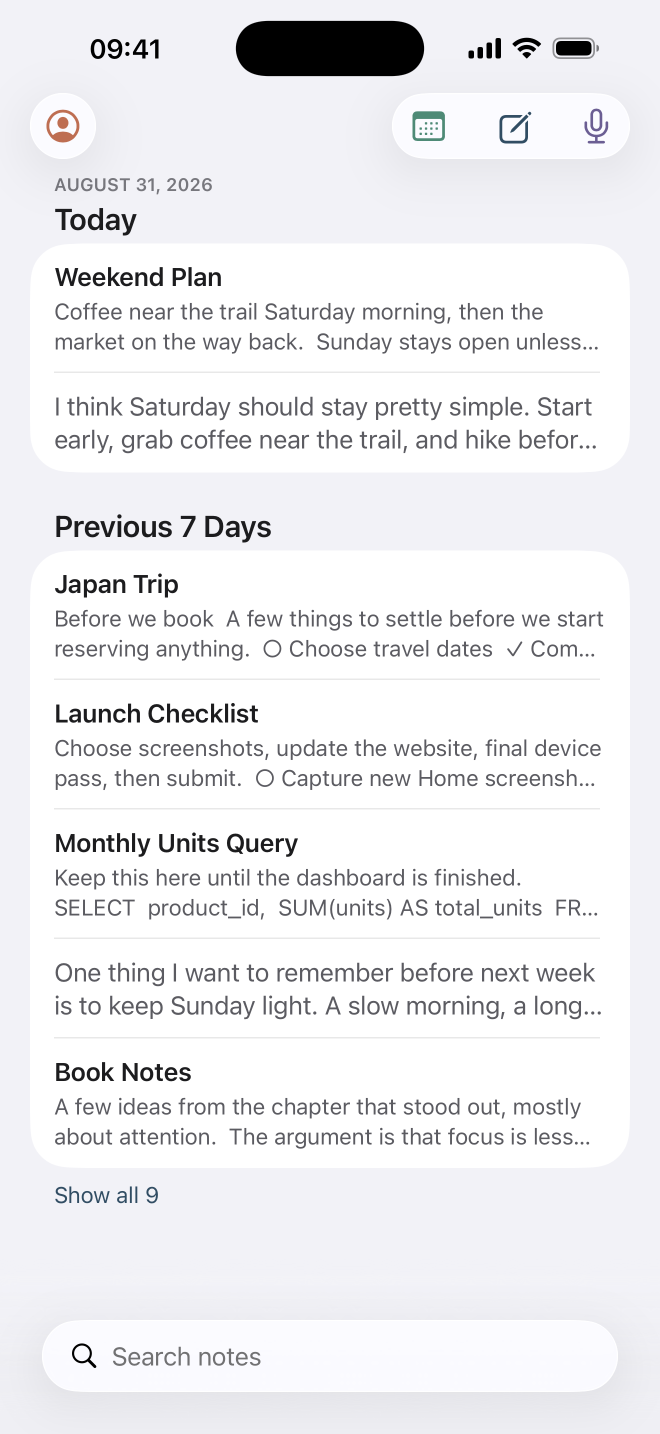
#> input picture docs/appstore/raw/library/01-home-light.png, 1320 x 2868 px (shown at 1/2 size); its folder holds 8 pictures in this run
$ python compose.py
#> lines starting #> are read from the running program, lines starting #| are printed output that depends on the picture; after the words box and inside, x2 and y2 are one past the last pixel; in counts of white or black regions, pixels touching at a corner belong together
#!/usr/bin/env python3
"""Compose the As Told App Store screenshot set at 1320x2868 (6.9").

Real app UI comes from raw/library/*.png — the canonical raw library, captured via simctl at native
resolution on one device, one dataset, one clock — and is composited untouched. The marketing layer
never redraws a pixel of the product (App Review 2.3.3: the screen must be the app).

Rebuilt 2026-09-01 as ONE system across all ten frames, rather than the varied compositions of the
2026-08-29 set: the same lockup, the same headline position and scale rule, the same device width
and top edge, the same rule and support line. What varies is the ground (light / dark, in a rhythm)
and, once, the number of phones. A carousel is read as a sequence, and a sequence with one grammar
is read as one product.

Drop a 1320x2868 image at plates/<name>.png to override a frame's background — that is where a
generated plate (GPT Image 2 or otherwise) goes. The plate is the stage; the screen is never touched.
"""
import os
import random
from PIL import Image, ImageDraw, ImageFont, ImageFilter

W, H = 1320, 2868
HERE = os.path.dirname(os.path.abspath(__file__))
RAW = os.path.join(HERE, "raw", "library")
PLATES = os.path.join(HERE, "plates")
OUT = os.path.join(HERE, "6.9")
ICON = os.path.join(HERE, "..", "..", "Resources", "Assets.xcassets", "AppIcon.appiconset",
                    "icon-1024.png")
os.makedirs(OUT, exist_ok=True)

# The app's own palette since 2026-08-30 is neutral — no cream, no brand colour on a content surface
# — so the frames stopped being warm paper on the same day. Light is the grouped canvas the app
# draws Home on; dark is the ink the editor uses at night. Same family as the screen inside them.
LIGHT = (241, 241, 245)
DARK = (18, 18, 20)
INK = (28, 28, 30)
INK_SOFT = (96, 98, 104)
PAPER_INK = (240, 240, 238)
PAPER_SOFT = (170, 172, 178)
ACCENT = (49, 77, 99)          # the app's Accent
ACCENT_DK = (143, 176, 200)

NY = "/System/Library/Fonts/NewYork.ttf"
SF = "/System/Library/Fonts/SFNS.ttf"

# One geometry for every frame.
MARGIN = 92
LOCKUP_TOP = 150          # icon + wordmark
HEAD_TOP = 318            # first headline line
DEVICE_TOP = 900          # every single phone starts here …
DEVICE_W = 860            # … at this width: fully visible, bottom at 2769, nothing cut off
PAIR_TOP, PAIR_W, PAIR_XOFF = 1000, 590, 312   # 45px clear of each edge, bezel included


# [16 lines left out: functions ny, sf, not called in this run]


def ground(spec):
    """A flat ground with a whisper of depth behind the headline, and a little grain."""
    dark = spec.get("dark")
    base = Image.new("RGB", (W, H), DARK if dark else LIGHT)
    glow = Image.new("L", (W // 5, H // 5), 0)
#> glow: PIL image 264x573 L; every value is 0
    ImageDraw.Draw(glow).ellipse(
        [W / 5 * 0.06, H / 5 * 0.03, W / 5 * 0.72, H / 5 * 0.30], fill=44)
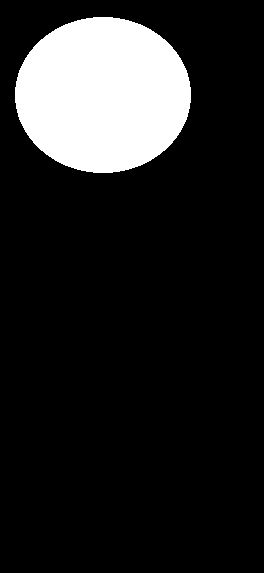
#> glow: PIL image 264x573 L; values 0 (black) and 44 (white), 14.2% white; 1 white region, box (x1, y1, x2, y2) and area: (15, 17, 191, 173) 21536
    glow = glow.filter(ImageFilter.GaussianBlur(22)).resize((W, H))
#> glow: PIL image 1320x2868 L
    lift = (52, 52, 58) if dark else (255, 255, 255)
    base = Image.composite(Image.new("RGB", (W, H), lift), base, glow)
    rnd = random.Random(spec.get("seed", 3))
    grain = Image.new("L", (W, H))
#> grain: PIL image 1320x2868 L; every value is 0
    grain.putdata([128 + rnd.randint(-4, 4) for _ in range(W * H)])
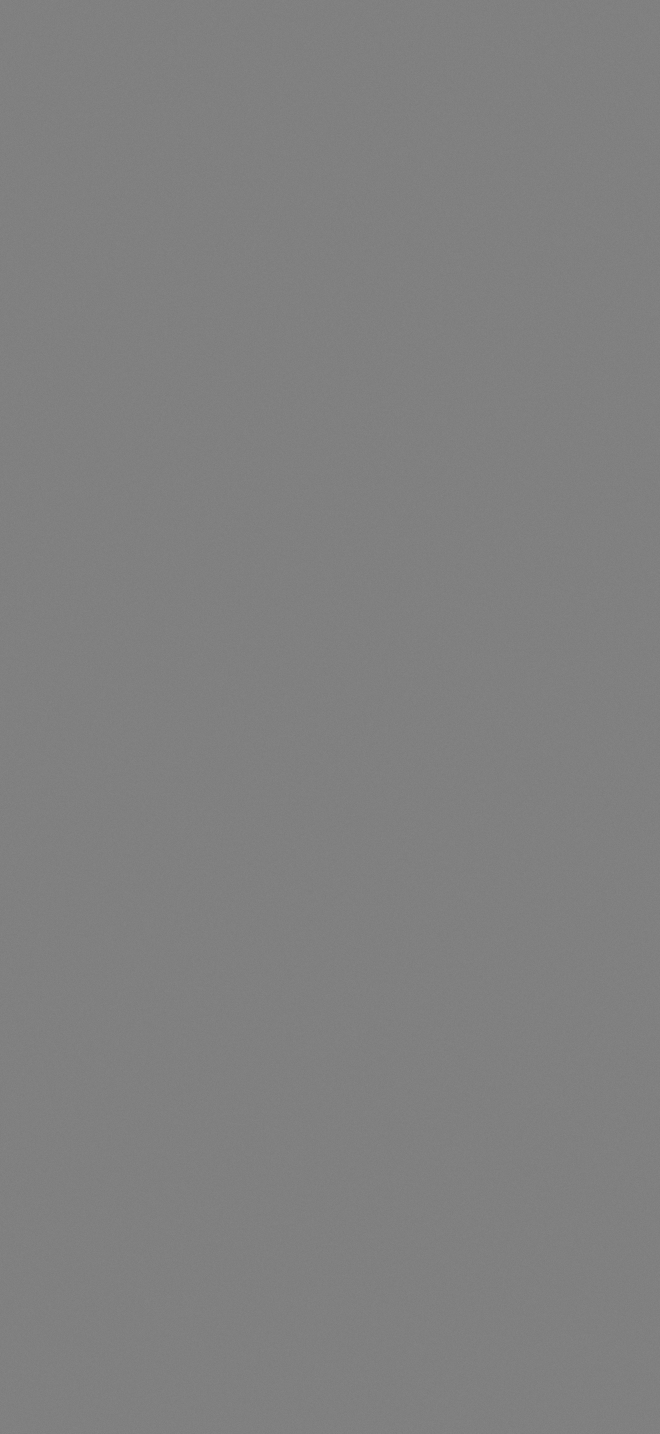
#> grain: PIL image 1320x2868 L (shown at 1/2 size); min 124, max 132, mean 128
    return Image.blend(base, Image.merge("RGB", (grain,) * 3), 0.018)


def rounded(im, radius):
    mask = Image.new("L", im.size, 0)
    ImageDraw.Draw(mask).rounded_rectangle([0, 0, im.size[0] - 1, im.size[1] - 1],
                                           radius=radius, fill=255)
    out = im.convert("RGBA")
    out.putalpha(mask)
    return out


def shadow(canvas, box, radius, blur, alpha, dy, tint=(40, 40, 44)):
    x0, y0, x1, y1 = box
    m = Image.new("L", (W, H), 0)
    ImageDraw.Draw(m).rounded_rectangle([x0 + 12, y0 + dy, x1 - 12, y1 + dy - 8],
                                        radius=radius, fill=alpha)
    m = m.filter(ImageFilter.GaussianBlur(blur))
    sh = Image.new("RGBA", (W, H), tint + (255,))
    sh.putalpha(m)
    canvas.alpha_composite(sh)


def load(name):
#> called with name = '01-home-light.png'
    return Image.open(os.path.join(RAW, name)).convert("RGB")


def device(canvas, shot, width=DEVICE_W, top=DEVICE_TOP, xoff=0, dark=False):
    """The whole phone in a thin, accurate bezel. Radius matches the real display; nothing is
    cropped, nothing bleeds off the canvas."""
    im = load(shot)
    h = int(im.size[1] * (width / im.size[0]))
#> h = 1868
    im = im.resize((width, h), Image.LANCZOS)
    inner_r = int(width * 0.125)
    bez = max(10, int(width * 0.0132))
    bw, bh = width + bez * 2, h + bez * 2
#> bw = 882; bh = 1890
    outer_r = inner_r + bez
    x = (W - width) // 2 + xoff
    bx, by = x - bez, top - bez
    tint = (0, 0, 0) if dark else (40, 40, 44)
    shadow(canvas, (bx, by, bx + bw, by + bh), outer_r, 70, 56 if dark else 52, 46, tint)
#> in shadow, `ImageDraw.Draw(m).rounded_rectangle([x0 + 12, y0 + dy, x1 - 12, y1 + d..`: m: PIL image 1320x2868 L; values 0 (black) and 52 (white), 42.4% white; 1 white region, box (x1, y1, x2, y2) and area: (231, 935, 1090, 2818) 1605397
    shadow(canvas, (bx, by, bx + bw, by + bh), outer_r, 18, 70, 10, tint)
#> call 2 of shadow, with box = (219, 889, 1101, 2779), radius = 118, blur = 18, alpha = 70, dy = 10, tint = (40, 40, 44)
#> in shadow (call 2), `ImageDraw.Draw(m).rounded_rectangle([x0 + 12, y0 + dy, x1 - 12, y1 + d..`: m: PIL image 1320x2868 L; values 0 (black) and 70 (white), 42.4% white; 1 white region, box (x1, y1, x2, y2) and area: (231, 899, 1090, 2782) 1605397
#> in shadow (call 2), `m = m.filter(ImageFilter.GaussianBlur(blur))`:
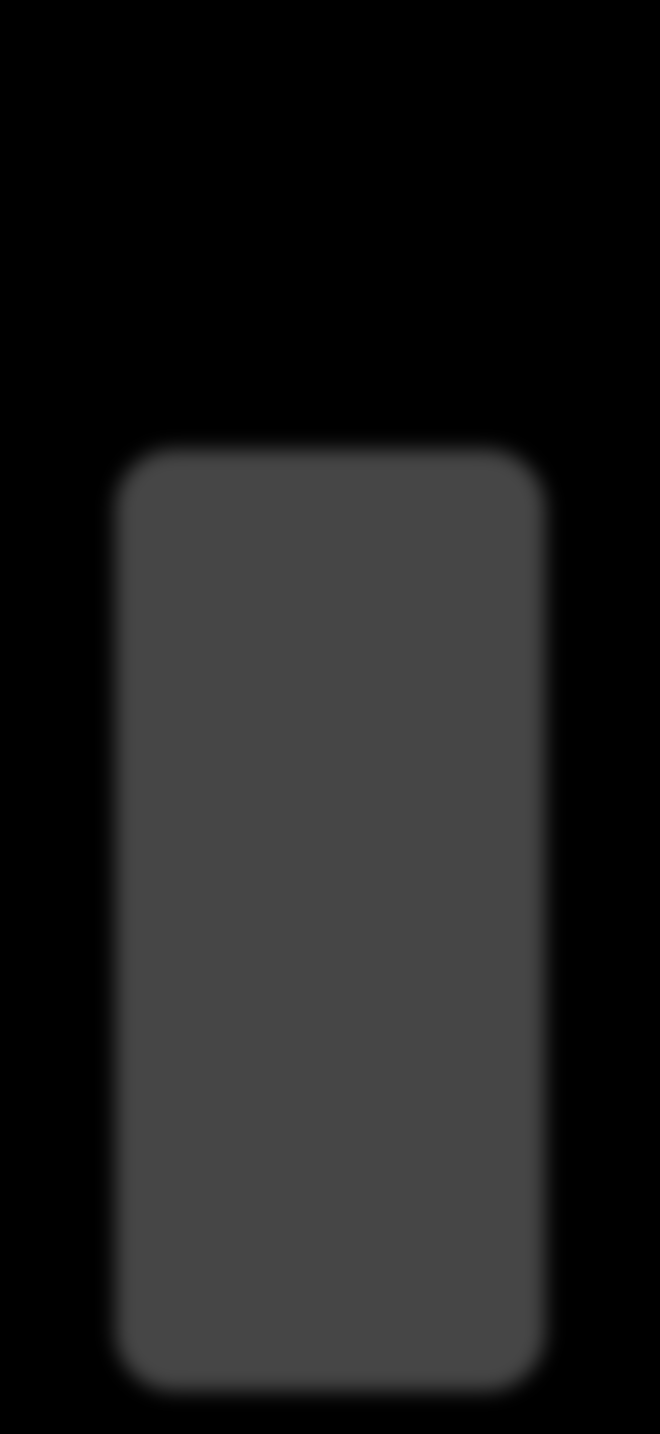
#> m: PIL image 1320x2868 L (shown at 1/2 size); min 0, max 70, mean 29.7
#> in shadow (call 2), `sh.putalpha(m)`:
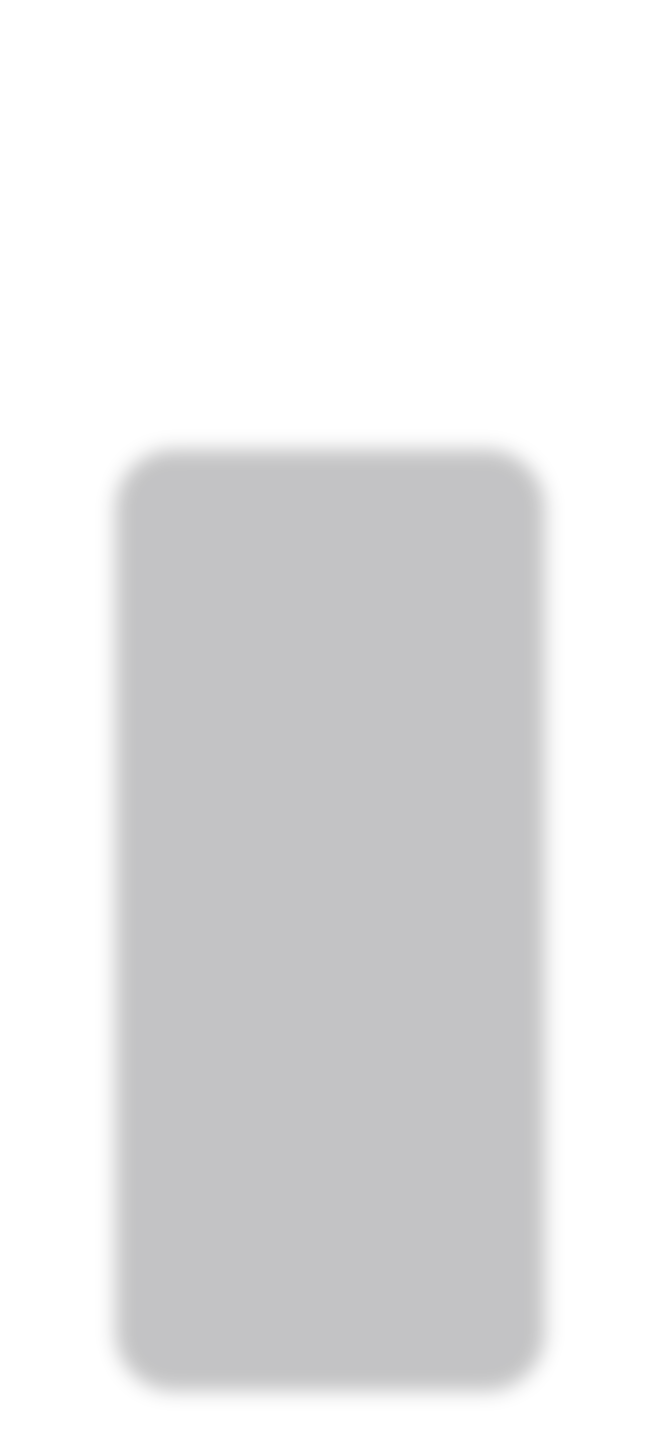
#> sh: PIL image 1320x2868 RGBA (shown at 1/2 size); mean R, G, B, A 40, 40, 44, 29.7; transparent parts drawn white
    body = Image.new("RGBA", (bw, bh), (0, 0, 0, 0))
#> body: PIL image 882x1890 RGBA; every value is 0
    bd = ImageDraw.Draw(body)
    bd.rounded_rectangle([0, 0, bw - 1, bh - 1], radius=outer_r, fill=(34, 34, 38, 255))
    bd.rounded_rectangle([0, 0, bw - 1, bh - 1], radius=outer_r,
                         outline=(88, 86, 84, 255), width=2)
    body.alpha_composite(rounded(im, inner_r), (bez, bez))
#> in rounded, `mask = Image.new("L", im.size, 0)`: mask: PIL image 860x1868 L; every value is 0
#> in rounded, `ImageDraw.Draw(mask).rounded_rectangle([0, 0, im.size[0] - 1, im.size[..`: mask: PIL image 860x1868 L; 99.4% white; 4 black regions, box (x1, y1, x2, y2) and area: (0, 0, 97, 97) 2488, (763, 0, 860, 97) 2488, (0, 1771, 97, 1868) 2488, (763, 1771, 860, 1868) 2488
    canvas.alpha_composite(body, (bx, by))
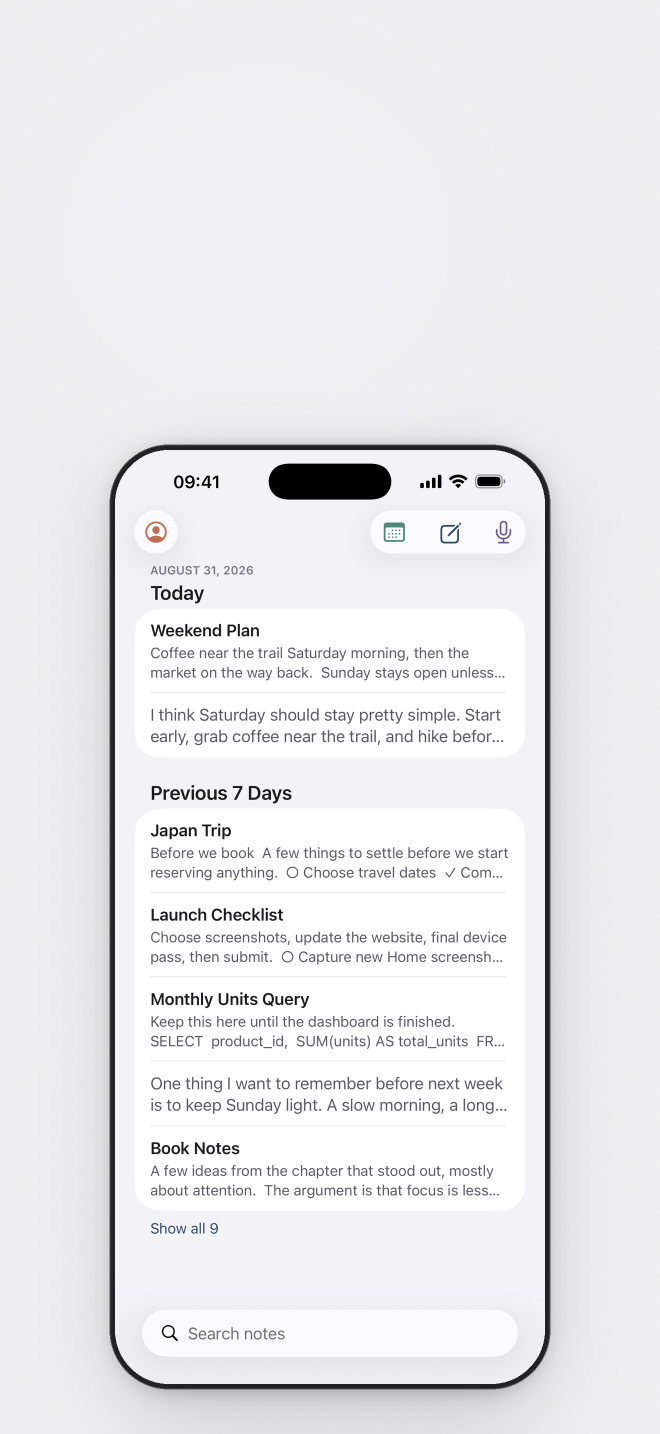
#> canvas: PIL image 1320x2868 RGBA (shown at 1/2 size); mean R, G, B, A 233.6, 233.6, 236.7, 255


# [6 lines left out: function night_panel, not called in this run]


def lockup(canvas, dark=False):
    """The app icon and the wordmark, centred, the same on every frame.

    The 2026-08-29 set carried no logo — the icon already sits above the carousel. This set does, by
    decision (2026-09-01): a small lockup rather than the icon tile alone, so it reads as a name at
    the top of a page, not as a second icon.
    """
    size = 84
#> (the run stopped early here; a loop or call above may not have finished)
